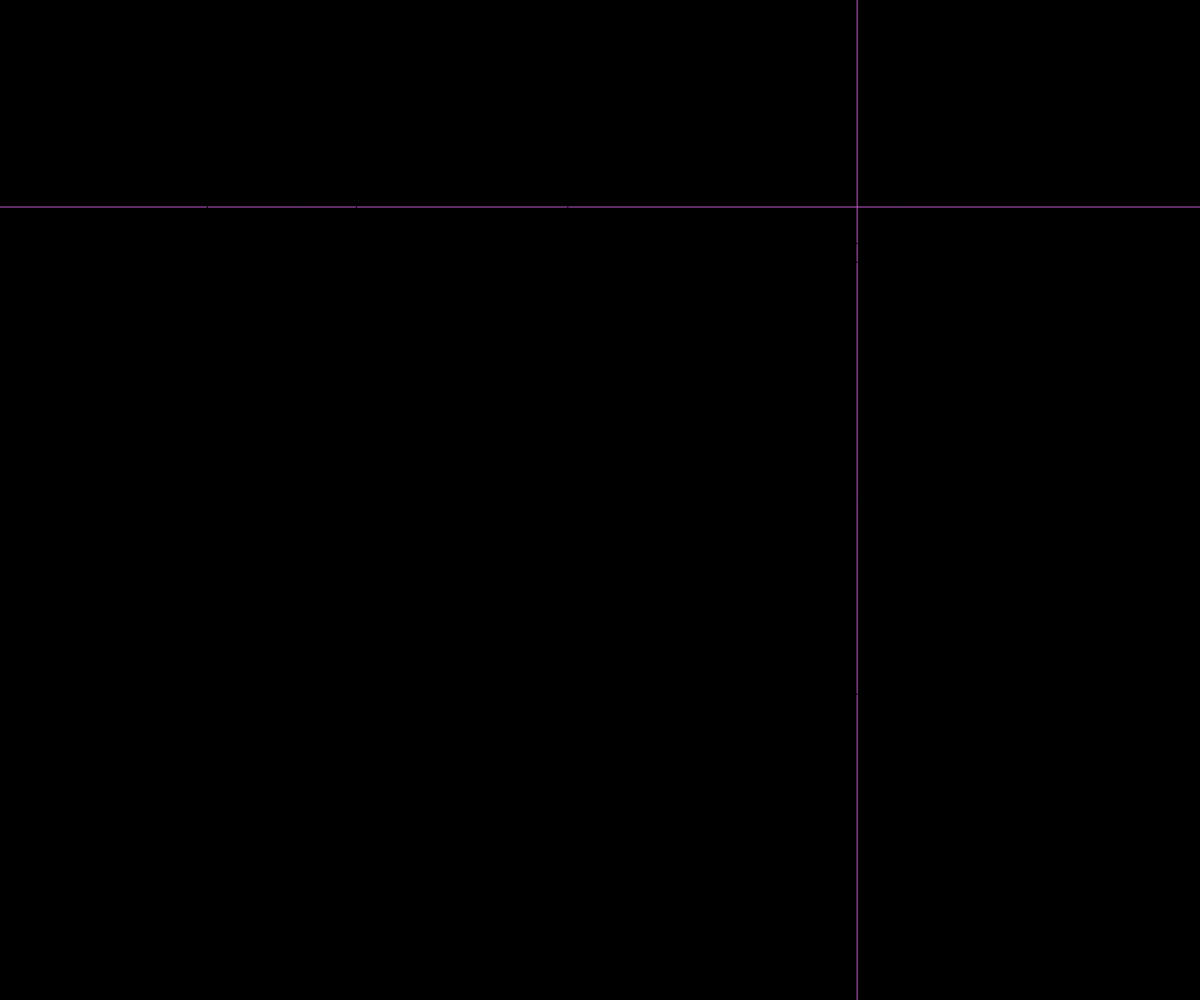
Frame 1 (no input)
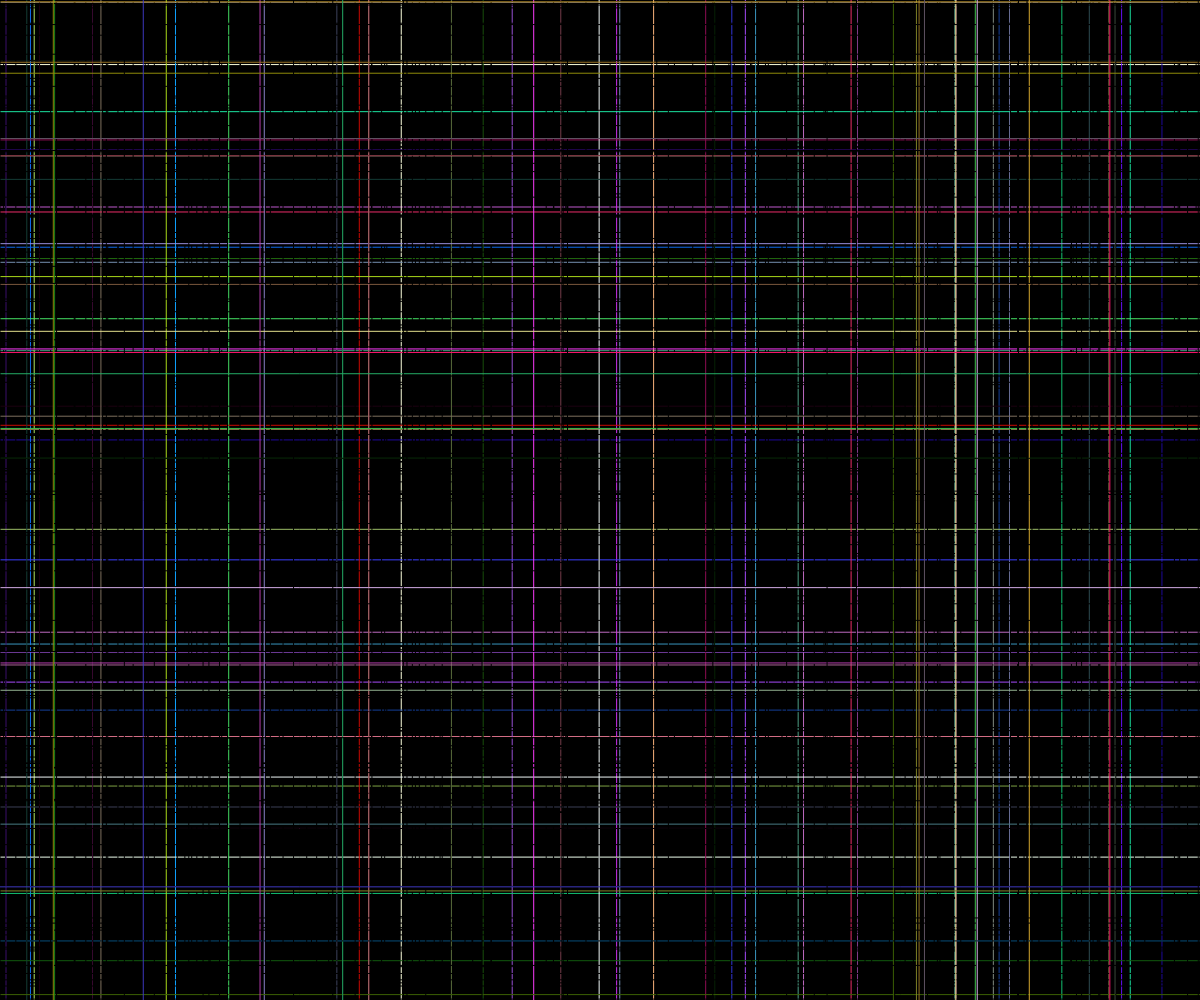
Frame 60 (no input)
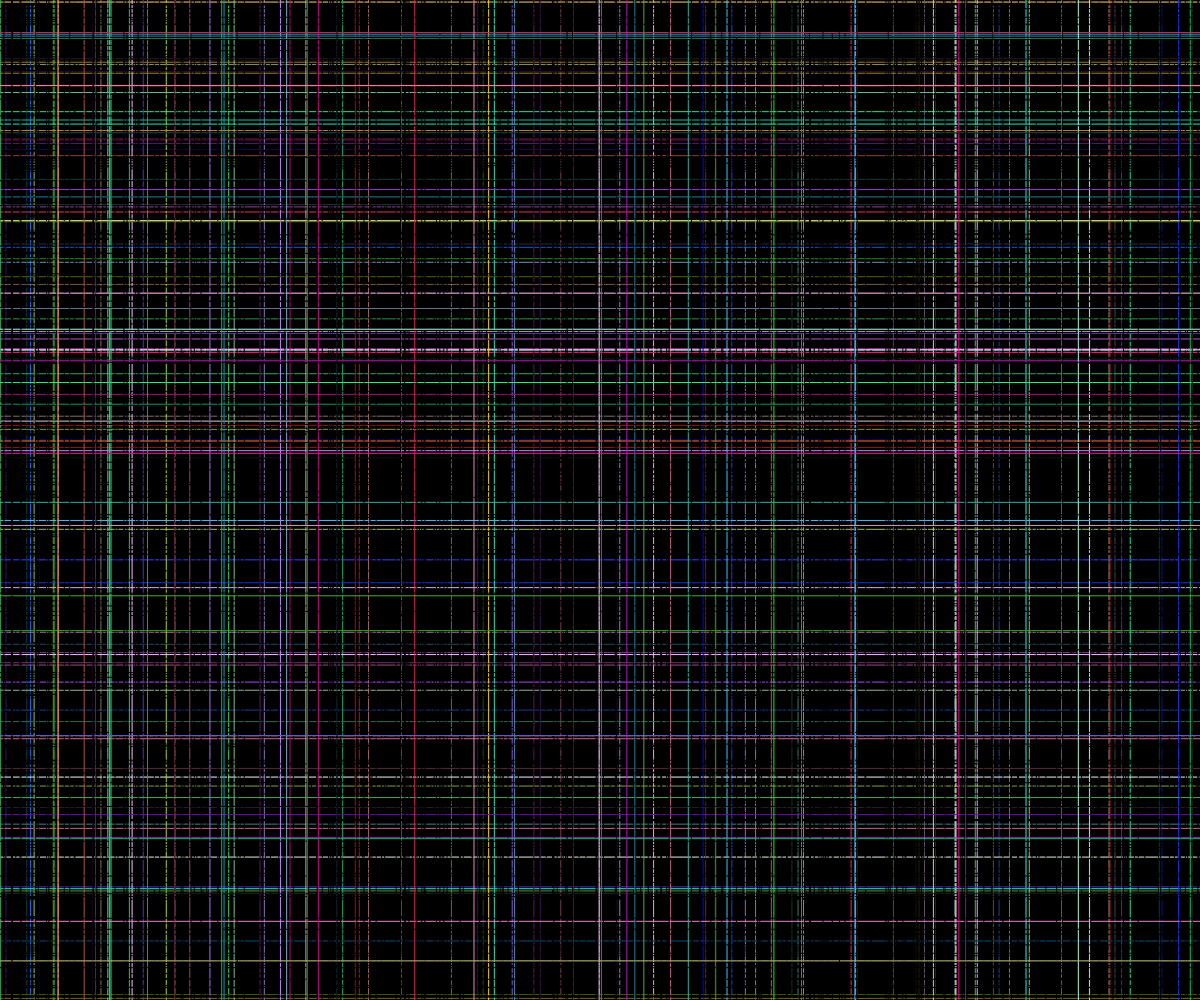
Frame 120 (the mouse pressed at the canvas centre since frame 60)

The p5.js sketch that drew these frames (run headless with seeded random() and noise() and a simulated clock; from frame 60 on, the mouse is pressed at the canvas centre):

// p5.js sketch
// ── sketch.js


function setup() {
    createCanvas(windowWidth, windowHeight);
    background(0);

}


function draw() {
    
    lines();
    erase_lines();
    erase_lines();
    erase_lines();
    
    
}

function lines() {
    
    var distance_left = random(width);
    var distance_top = random(height);
    
    stroke(random(255), random(255), random(255));
        line(0, distance_top, width, distance_top);   //horizontal straight lines
        line(distance_left, 0, distance_left, width); //Vertical straight lines
}

function erase_lines() {
    
    var distance_left = random(width);
    var distance_top = random(height);
    
    stroke(0);
        line(0, distance_top, width, distance_top);   //horizontal straight lines
        line(distance_left, 0, distance_left, width); //Vertical straight lines
}
